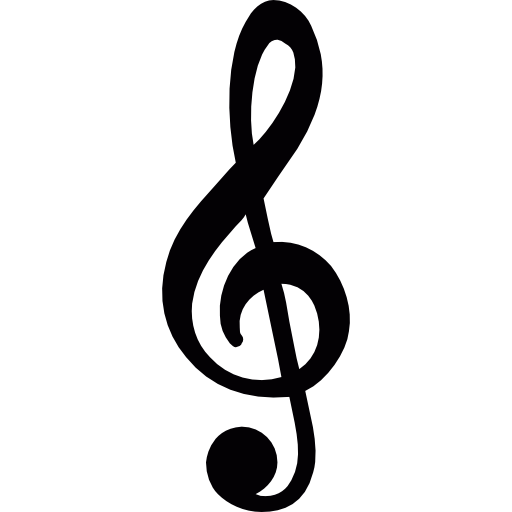
#> input picture img/GCLEF3.png, 512 x 512 px, found by its file name
$ python AndreaSolFa_alpha_v2_button.py
#> lines starting #> are read from the running program, lines starting #| are printed output that depends on the picture
import matplotlib.pyplot as plt
import matplotlib.image as mpimg
from matplotlib.widgets import Button
import numpy as np
import random

# Define notes in the treble clef and other initializations
notes = ['C', 'D', 'E', 'F', 'G', 'A', 'B']
notes_Es = ['Do', 'Re', 'Mi', 'Fa', 'Sol', 'La', 'Si']
note_mapping = dict(zip(notes, notes_Es))
note_positions = {'C': -3, 'D': -2.5, 'E': -2, 'F': -1.5, 'G': -1, 'A': -0.5, 'B': 0,
                  'C2': 0.5, 'D2': 1, 'E2': 1.5, 'F2': 2, 'G2': 2.5, 'A2': 3}
note_positions = {'C': -3, 'D': -2.5, 'E': -2, 'F': -1.5, 'G': -1, 'A': -0.5, 'B': 0,
                  'C': 0.5, 'D': 1, 'E': 1.5, 'F': 2, 'G': 2.5, 'A': 3}

def draw_staff(ax):
    for i in range(-2, 3):
        ax.axhline(i, color='black', lw=3, xmin=0.2, xmax=0.8)

def draw_note(ax, note):
    y_pos = note_positions[note]
    circle = plt.Circle((0.2, y_pos), 0.3, color='black', zorder=1)
    ax.add_patch(circle)

def draw_treble_clef(ax):
    treble_clef = mpimg.imread('GCLEF3.png')
#> treble_clef is the input picture: shape (512, 512, 4) float32; mean R, G, B, A 0.856, 0.854, 0.856, 0.141
    ax.imshow(treble_clef, aspect='auto', extent=[-3.8, 0.4, -4, 4], zorder=1)

# This variable is used to store the user's selected answer
user_answer = ""

def on_button_clicked(note):
    def button_callback(event):
        global user_answer
        user_answer = note
        plt.close()
    return button_callback

def show_random_notes(num_notes):
    for _ in range(num_notes):
        note = random.choice(list(note_positions.keys()))
        note_name = note_mapping[note]

        fig, ax = plt.subplots(figsize=(6, 6)) # x,y
        plt.subplots_adjust(bottom=0.2)
        ax.set_xlim(-3, 3)
        ax.set_ylim(-6, 6)
        ax.axis('off')
        draw_staff(ax)
        draw_treble_clef(ax)
        draw_note(ax, note)

        # Create buttons for each note
        # button_axes = [plt.axes([0.1, 0.05 * (i + 1), 0.08, 0.04]) for i in range(len(notes_Es))]
        note_positions_buttons = {'G': -1, 'A': -0.5, 'B': 0, 'C': 0.5, 'D': 1, 'E': 1.5, 'F': 2}  # Positions on the staff
        button_axes = [plt.axes([0.75, 0.03 * (i + 1) + 0.03 * (i + 10), 0.05, 0.04]) for i in range(len(note_positions_buttons))] # [a,b,c,d] [, , ancho del boton, altura del boton ]


        buttons = [Button(ax, label) for ax, label in zip(button_axes, notes_Es)]

        for button, note_es in zip(buttons, notes_Es):
            button.on_clicked(on_button_clicked(note_es))

        plt.show()
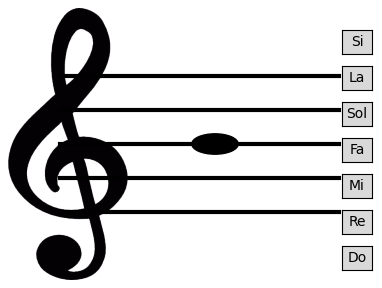
#> figure drawn by matplotlib, 1 panel

        # Check the user's answer after the plot window is closed
        correct_note_es = note_mapping[note]
        if user_answer == correct_note_es:
            print(f"Correct! The note was {correct_note_es}.")
        else:
            print(f"Incorrect. You selected {user_answer}; the correct note was {correct_note_es}. Try again!")
            continue  # Optionally, you could remove this to not retry on wrong answers


# Show the notes
show_random_notes(2)
